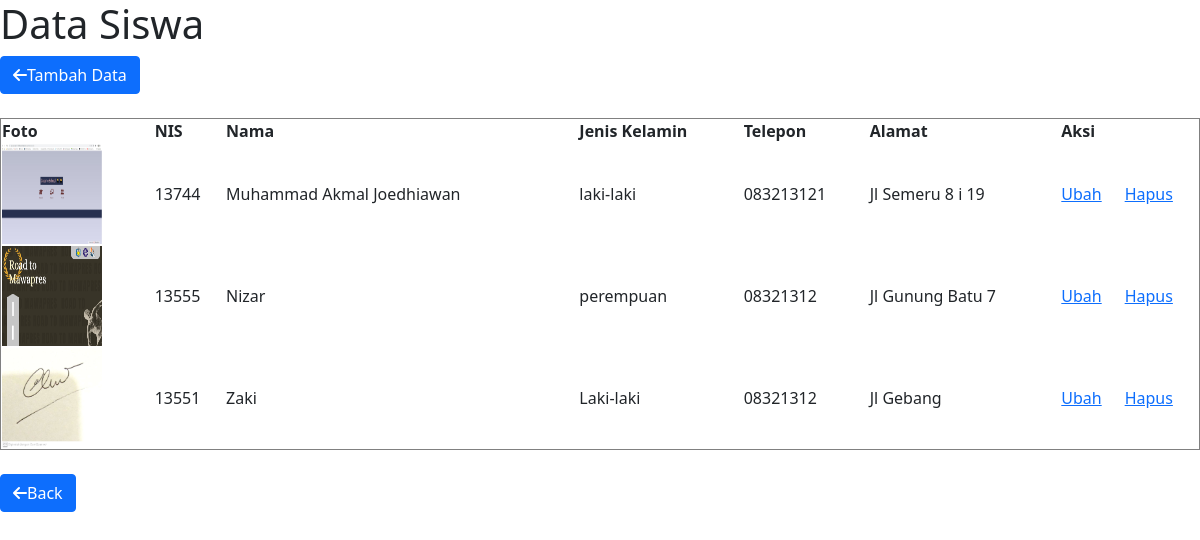
The app's page /tampildata.php with its own data.
### tables this page shows
CREATE TABLE `siswa` (
  `id` int(11) NOT NULL,
  `nis` varchar(11) NOT NULL,
  `nama` varchar(50) NOT NULL,
  `jenis_kelamin` varchar(10) NOT NULL,
  `telp` varchar(15) NOT NULL,
  `alamat` text NOT NULL,
  `foto` varchar(200) NOT NULL
);

### tampildata.php (the view, shortened to what this page needs)
<html>
<head>
    <link href="https://cdn.jsdelivr.net/npm/bootstrap@5.0.2/dist/css/bootstrap.min.css" rel="stylesheet"
 />
    <link rel="stylesheet" href="https://cdnjs.cloudflare.com/ajax/libs/font-awesome/6.0.0-beta2/css/all.min.css"
 />
</head>
<body>
    <h1>Data Siswa</h1>
    <a class="btn btn-primary top-left" href="form_simpan.php"><i class="fas fa-arrow-left"></i>Tambah Data</a><br><br>
    <table border="1" width="100%">
        <tr>
            <th>Foto</th>
            <th>NIS</th>
            <th>Nama</th>
            <th>Jenis Kelamin</th>
            <th>Telepon</th>
            <th>Alamat</th>
            <th colspan="2">Aksi</th>
        </tr>
        <?php
  include "koneksi.php";
  $sql = $pdo->prepare("SELECT * FROM siswa");
  $sql->execute();
  while($data = $sql->fetch()){
    echo "<tr>";
    echo "<td><img src='images/".$data['foto']."' width='100' height='100'></td>";
    echo "<td>".$data['nis']."</td>";
    echo "<td>".$data['nama']."</td>";
    echo "<td>".$data['jenis_kelamin']."</td>";
    echo "<td>".$data['telp']."</td>";
    echo "<td>".$data['alamat']."</td>";
    echo "<td><a href='form_ubah.php?id=".$data['id']."'>Ubah</a></td>";
    echo "<td><a href='proses_hapus.php?id=".$data['id']."'>Hapus</a></td>";
    echo "</tr>";
  }
  ?>
    </table>
    <a class="btn btn-primary top-left" href="./index.php"><i class="fas fa-arrow-left"></i>Back</a>
</body>
</html>

### records on screen
siswa: foto (picture), nis "13744", nama "Muhammad Akmal Joedhiawan", jenis_kelamin "laki-laki", telp "083213121", alamat "Jl Semeru 8 i 19"
siswa: foto (picture), nis "13555", nama "Nizar", jenis_kelamin "perempuan", telp "08321312", alamat "Jl Gunung Batu 7"
siswa: foto (picture), nis "13551", nama "Zaki", jenis_kelamin "Laki-laki", telp "08321312", alamat "Jl Gebang"
